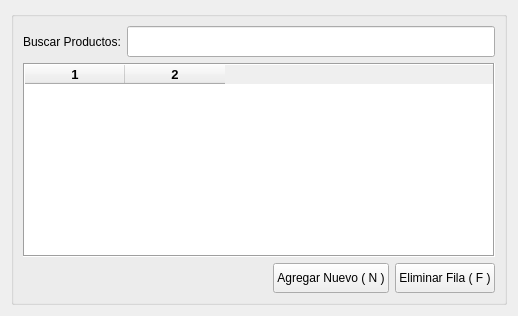
<?xml version="1.0" encoding="UTF-8"?>
<ui version="4.0">
 <class>Form</class>
 <widget class="QWidget" name="Form">
  <property name="geometry">
   <rect>
    <x>0</x>
    <y>0</y>
    <width>518</width>
    <height>316</height>
   </rect>
  </property>
  <property name="windowTitle">
   <string>Lista de Productos</string>
  </property>
  <property name="windowIcon">
   <iconset>
    <normaloff>icon/producto.png</normaloff>icon/producto.png</iconset>
  </property>
  <property name="windowOpacity">
   <double>21.000000000000000</double>
  </property>
  <layout class="QGridLayout" name="gridLayout" columnstretch="0,0">
   <item row="0" column="0" colspan="2">
    <widget class="QGroupBox" name="groupBox">
     <property name="title">
      <string/>
     </property>
     <layout class="QGridLayout" name="gridLayout_2" rowstretch="0,0,0,0">
      <item row="0" column="0" rowspan="2">
       <widget class="QLabel" name="label">
        <property name="sizePolicy">
         <sizepolicy hsizetype="Fixed" vsizetype="Expanding">
          <horstretch>0</horstretch>
          <verstretch>0</verstretch>
         </sizepolicy>
        </property>
        <property name="text">
         <string>Buscar Productos:</string>
        </property>
       </widget>
      </item>
      <item row="2" column="0" colspan="4">
       <widget class="QTableWidget" name="tableWidget">
        <property name="palette">
         <palette>
          <active>
           <colorrole role="Text">
            <brush brushstyle="SolidPattern">
             <color alpha="255">
              <red>0</red>
              <green>0</green>
              <blue>255</blue>
             </color>
            </brush>
           </colorrole>
          </active>
          <inactive>
           <colorrole role="Text">
            <brush brushstyle="SolidPattern">
             <color alpha="255">
              <red>0</red>
              <green>0</green>
              <blue>255</blue>
             </color>
            </brush>
           </colorrole>
          </inactive>
          <disabled>
           <colorrole role="Text">
            <brush brushstyle="SolidPattern">
             <color alpha="255">
              <red>120</red>
              <green>120</green>
              <blue>120</blue>
             </color>
            </brush>
           </colorrole>
          </disabled>
         </palette>
        </property>
        <property name="font">
         <font>
          <family>MS Shell Dlg 2</family>
          <pointsize>10</pointsize>
          <weight>75</weight>
          <bold>true</bold>
         </font>
        </property>
        <property name="frameShape">
         <enum>QFrame::Box</enum>
        </property>
        <property name="editTriggers">
         <set>QAbstractItemView::NoEditTriggers</set>
        </property>
        <property name="columnCount">
         <number>2</number>
        </property>
        <attribute name="horizontalHeaderVisible">
         <bool>true</bool>
        </attribute>
        <attribute name="verticalHeaderVisible">
         <bool>false</bool>
        </attribute>
        <column/>
        <column/>
       </widget>
      </item>
      <item row="0" column="1" rowspan="2" colspan="3">
       <widget class="QLineEdit" name="lineEdit">
        <property name="sizePolicy">
         <sizepolicy hsizetype="Expanding" vsizetype="Expanding">
          <horstretch>0</horstretch>
          <verstretch>0</verstretch>
         </sizepolicy>
        </property>
        <property name="palette">
         <palette>
          <active>
           <colorrole role="Text">
            <brush brushstyle="SolidPattern">
             <color alpha="255">
              <red>0</red>
              <green>0</green>
              <blue>255</blue>
             </color>
            </brush>
           </colorrole>
          </active>
          <inactive>
           <colorrole role="Text">
            <brush brushstyle="SolidPattern">
             <color alpha="255">
              <red>0</red>
              <green>0</green>
              <blue>255</blue>
             </color>
            </brush>
           </colorrole>
          </inactive>
          <disabled>
           <colorrole role="Text">
            <brush brushstyle="SolidPattern">
             <color alpha="255">
              <red>120</red>
              <green>120</green>
              <blue>120</blue>
             </color>
            </brush>
           </colorrole>
          </disabled>
         </palette>
        </property>
        <property name="font">
         <font>
          <family>MS Shell Dlg 2</family>
          <pointsize>14</pointsize>
          <weight>75</weight>
          <bold>true</bold>
         </font>
        </property>
       </widget>
      </item>
      <item row="3" column="3">
       <widget class="QPushButton" name="eliminar">
        <property name="sizePolicy">
         <sizepolicy hsizetype="Fixed" vsizetype="Fixed">
          <horstretch>0</horstretch>
          <verstretch>0</verstretch>
         </sizepolicy>
        </property>
        <property name="minimumSize">
         <size>
          <width>100</width>
          <height>30</height>
         </size>
        </property>
        <property name="sizeIncrement">
         <size>
          <width>100</width>
          <height>30</height>
         </size>
        </property>
        <property name="text">
         <string>Eliminar Fila ( F )</string>
        </property>
        <property name="icon">
         <iconset>
          <normaloff>icon/cancel.png</normaloff>icon/cancel.png</iconset>
        </property>
       </widget>
      </item>
      <item row="3" column="2">
       <widget class="QPushButton" name="nuevo">
        <property name="sizePolicy">
         <sizepolicy hsizetype="Fixed" vsizetype="Fixed">
          <horstretch>0</horstretch>
          <verstretch>0</verstretch>
         </sizepolicy>
        </property>
        <property name="minimumSize">
         <size>
          <width>100</width>
          <height>30</height>
         </size>
        </property>
        <property name="text">
         <string>Agregar Nuevo ( N )</string>
        </property>
        <property name="icon">
         <iconset>
          <normaloff>icon/nuevo.png</normaloff>icon/nuevo.png</iconset>
        </property>
       </widget>
      </item>
     </layout>
    </widget>
   </item>
  </layout>
 </widget>
 <resources/>
 <connections/>
</ui>
